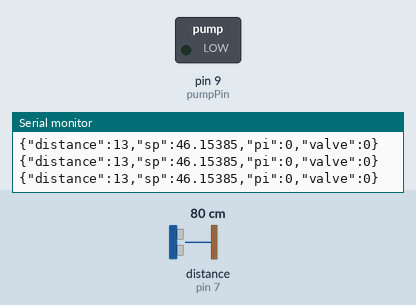
Bench run of a sketch on a simulated Arduino Uno, built with avr-gcc and run on an emulated ATmega328P. Shown: switched loads named in the sketch (green lamp = pin HIGH), the last lines printed to the serial monitor. Wiring (inferred from the names in the program): ultrasonic range finder: trigger pin 8; echo pin 7. Inputs (shaded band) come from the test bench; at power-on: distance to the obstacle (sensor on pin 7) 80 cm. The echo pulse lasts 58.3 µs per cm; pins used as bus, display or sensor lines are not drawn.

Above: at 1.2 s.
1.3 s: distance to the obstacle (sensor on pin 7) set to 15 cm
2.8 s: distance to the obstacle (sensor on pin 7) set to 12 cm
At 4.7 s:
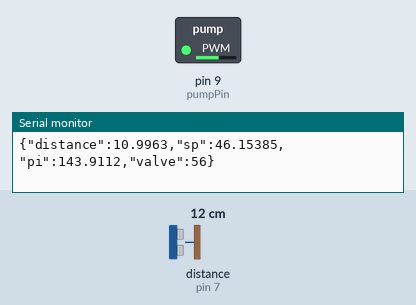
5.0 s: distance to the obstacle (sensor on pin 7) set to 18 cm
At 6.4 s:
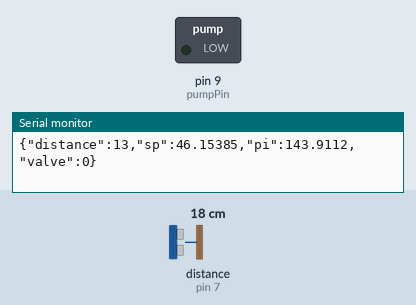
8.0 s: distance to the obstacle (sensor on pin 7) set to 9 cm
At 8.7 s:
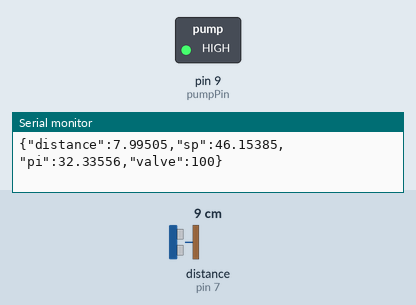
10.3 s: distance to the obstacle (sensor on pin 7) set to 6 cm
At 11.4 s:
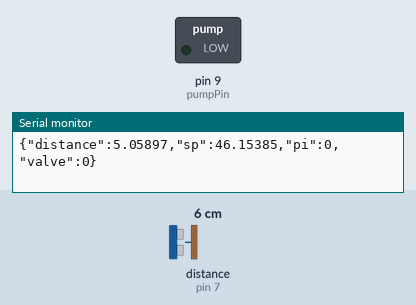
Timing chart, 0 to 13.1 s (numbered marks = the images above; inputs shaded):
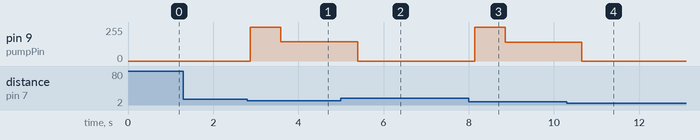

Measured:
- the behaviour switches between 14 and 13 cm on distance to the obstacle (sensor on pin 7) (found by bisection; images 0 and 1)
- the behaviour switches between 8 and 7 cm on distance to the obstacle (sensor on pin 7) (found by bisection; images 3 and 4)
- after the input at 2.8 s, pin 9 (pumpPin): 0/255 → 255/255 after 0.07 s, → 143/255 0.72 s later
- after the input at 5.0 s, pin 9 (pumpPin): 143/255 → 0/255 after 0.39 s
- after the input at 8.0 s, pin 9 (pumpPin): 0/255 → 255/255 after 0.14 s, → 140/255 0.72 s later
- after the input at 10.3 s, pin 9 (pumpPin): 140/255 → 0/255 after 0.35 s

The sketch:

ard.ino
```cpp
#include <ArduinoJson.h> // Required: Install via Library Manager

// -------- PIN CONFIG --------
const int trigPin = 8;
const int echoPin = 7;
const int pumpPin = 9;

// -------- SYSTEM PARAMETERS --------
float H = 13.0;          // total tank height in cm
float setpoint = 6.0;    // desired level in cm (Initial)

// -------- OUTPUT LIMITS --------
const int minUsefulPWM = 140;
const int maxPWM = 220;

// -------- PI VARIABLES --------
float error = 0.0;
float prevError = 0.0;
float integral = 0.0;
float u = 0.0;
unsigned long prevTime = 0;

// -------- PUMP START SUPPORT --------
bool pumpRunning = false;
unsigned long pumpStartTime = 0;
const unsigned long kickTime = 500;
const unsigned long minOnTime = 1500;

// -------- SENSOR READ --------
float readLevelCm() {
  long duration;
  digitalWrite(trigPin, LOW);
  delayMicroseconds(2);
  digitalWrite(trigPin, HIGH);
  delayMicroseconds(10);
  digitalWrite(trigPin, LOW);

  duration = pulseIn(echoPin, HIGH, 30000);
  if (duration == 0) return -1.0;

  float distance = duration * 0.0343 / 2.0;
  distance = distance - 0.7;
  float level = H - distance;

  if (level < 0) level = 0;
  if (level > H) level = H;
  return level;
}

float getStableLevel() {
  float sum = 0.0;
  int count = 0;
  for (int i = 0; i < 5; i++) {
    float x = readLevelCm();
    if (x >= 0) { sum += x; count++; }
    delay(30);
  }
  if (count == 0) return -1.0;
  return sum / count;
}

void setup() {
  Serial.begin(9600);
  pinMode(trigPin, OUTPUT);
  pinMode(echoPin, INPUT);
  pinMode(pumpPin, OUTPUT);
  analogWrite(pumpPin, 0);
  prevTime = millis();
}

void loop() {
  // === 1. RECEIVE SETPOINT FROM WEB ===
  if (Serial.available() > 0) {
    StaticJsonDocument<200> rxDoc;
    DeserializationError err = deserializeJson(rxDoc, Serial);
    if (!err) {
      if (rxDoc.containsKey("sp")) {
        float spPercent = rxDoc["sp"];
        // Convert % from web (0-100) to cm (0-H)
        setpoint = (spPercent / 100.0) * H;
      }
    }
  }

  float level = getStableLevel();

  // Safety/Sensor Protection
  if (level < 0 || level < 0.3 || level > 12.5) {
    analogWrite(pumpPin, 0);
    integral = 0;
    pumpRunning = false;
    sendJsonData(level, 0); // Send status even when off
    return;
  }

  // === PI CALCULATION (YOUR ORIGINAL LOGIC) ===
  unsigned long now = millis();
  float dt = (now - prevTime) / 1000.0;
  if (dt <= 0) dt = 0.01;
  prevTime = now;

  error = setpoint - level;
  if (abs(error) < 0.05) error = 0.0;

  float Kp, Ki;
  if (level < 4.5) { Kp = 24.0; Ki = 4.0; }
  else { Kp = 16.0; Ki = 2.5; }

  if ((prevError < 0 && error > 0) || (prevError > 0 && error < 0)) {
    integral = 0.3 * integral;
  }

  integral += error * dt;
  if (integral > 12.0) integral = 12.0;
  if (integral < -4.0) integral = -4.0;

  u = Kp * error + Ki * integral;
  if (u < 0) u = 0;
  if (u > maxPWM) u = maxPWM;

  int pwmCommand = (int)u;
  if (pwmCommand > 0 && pwmCommand < minUsefulPWM) pwmCommand = minUsefulPWM;

  int appliedPWM = 0;
  if (pwmCommand > 0) {
    if (!pumpRunning) { pumpRunning = true; pumpStartTime = now; }
    unsigned long onDuration = now - pumpStartTime;
    appliedPWM = (onDuration < kickTime) ? 255 : pwmCommand;
  } else {
    if (pumpRunning && (now - pumpStartTime < minOnTime)) {
      unsigned long onDuration = now - pumpStartTime;
      appliedPWM = (onDuration < kickTime) ? 255 : minUsefulPWM;
    } else {
      appliedPWM = 0;
      pumpRunning = false;
    }
  }

  analogWrite(pumpPin, appliedPWM);
  prevError = error;

  // === 2. SEND DATA TO WEB (REPLACES YOUR OLD DEBUG) ===
  sendJsonData(level, appliedPWM);

  delay(200); // Reduced delay for smoother UI updates
}

// Helper function to format JSON for the server
void sendJsonData(float level, int pwm) {
  StaticJsonDocument<200> txDoc;

  // The server expects "distance" to calculate height
  // Or we can send height directly if you updated server.js
  txDoc["distance"] = H - level;
  txDoc["sp"] = (setpoint / H) * 100.0; // Send as %
  txDoc["pi"] = u;
  txDoc["valve"] = map(pwm, 0, 255, 0, 100); // PWM to %

  serializeJson(txDoc, Serial);
  Serial.println(); // CRITICAL: Tells server "end of message"
}
```
